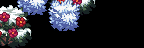

The image is a tile-based game level rendered from a .tmx file. Its description and complete source (layers, tilesets, objects, tile grids) follow:
An orthogonal 9x3 tile map with 16x16 px tiles, 1 tile layer (Back3).

<map version="1.10" tiledversion="1.10.2" orientation="orthogonal" renderorder="right-down" compressionlevel="0" width="9" height="3" tilewidth="16" tileheight="16" infinite="0" nextlayerid="22" nextobjectid="9">
 <properties>
  <property name="AmbientLight" value="255 255 255" />
  <property name="IsGreenhouse" value="T" />
  <property name="Warp" value="5 17 Farm 28 16" />
 </properties>
 <tileset firstgid="1" name="Tiny_Bushes_Winter_Earthy" tilewidth="16" tileheight="16" tilecount="27" columns="9">
  <image source="Tiny_Bushes_Winter_Earthy.png" width="144" height="48" />
 </tileset>
 <layer id="21" name="Back3" width="9" height="3">
  <data encoding="csv">
1,2,3,4,5,6,0,0,0,
10,11,0,13,14,0,0,0,0,
19,20,0,0,0,0,0,0,0
</data>
 </layer>
</map>
